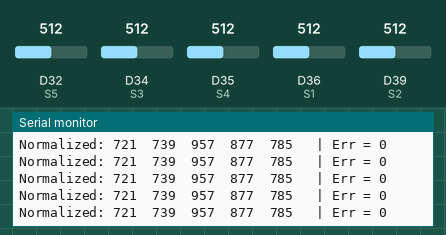
A sketch run on a simulated Arduino Due. Shown: the last lines printed to the serial monitor. The test bench sets the inputs (shaded band); at power-on: D32 (S5) = 512, D34 (S3) = 512, D35 (S4) = 512, D36 (S1) = 512, D39 (S2) = 512 (analog values on the 0–1023 scale).

Above: at 1.2 s.
1.3 s: D32 (S5) set to 716
At 1.32 s:
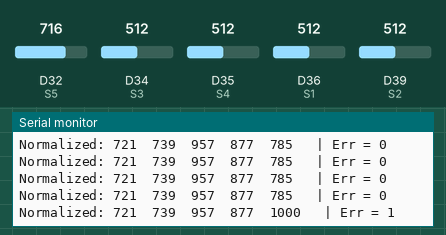
2.8 s: D34 (S3) set to 716
At 2.83 s:
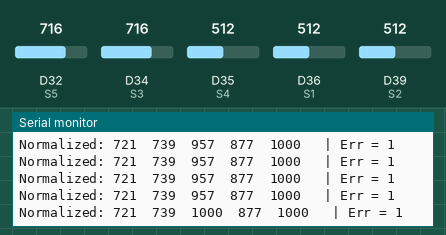
4.3 s: D35 (S4) set to 716
At 4.34 s:
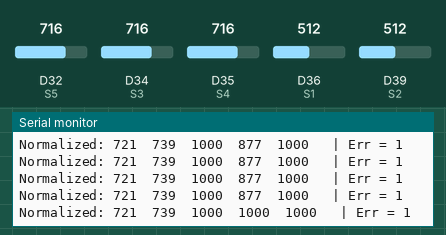
5.8 s: D36 (S1) set to 716
At 5.86 s:
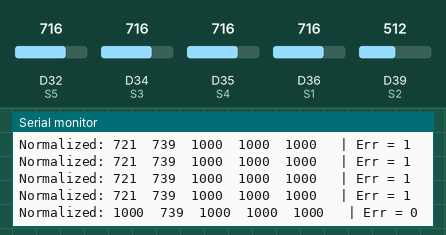
7.3 s: D39 (S2) set to 716
At 7.37 s:
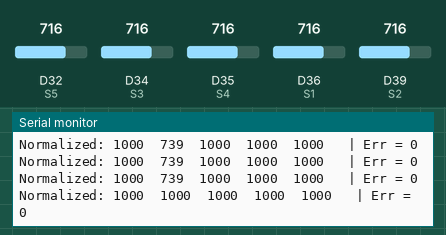
8.8 s: D32 (S5) set to 306
At 8.88 s:
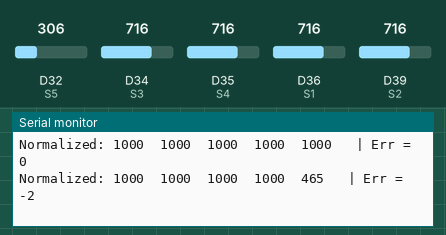
Timing chart, 0 to 11.3 s (numbered marks = the images above; inputs shaded):
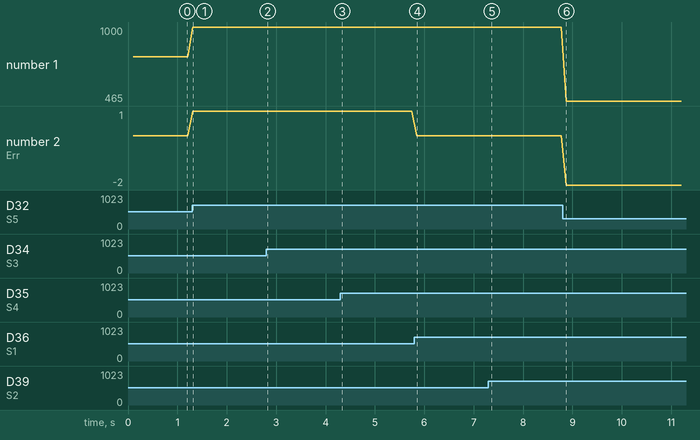

Measured:
- after the input at 1.3 s, the serial monitor: prints a new line at once (image 1)
- after the input at 2.8 s, the serial monitor: prints a new line at once (image 2)
- after the input at 4.3 s, the serial monitor: prints a new line at once (image 3)
- after the input at 5.8 s, the serial monitor: prints a new line after 0.05 s (image 4)
- after the input at 7.3 s, the serial monitor: prints a new line after 0.07 s (image 5)
- after the input at 8.8 s, the serial monitor: prints a new line after 0.08 s (image 6)
- plotted number 1: 785 → 1000 after the input at 1.3 s, 1000 → 465 after the input at 8.8 s
- plotted number 2: 0 → 1 after the input at 1.3 s, 1 → 0 after the input at 5.8 s, 0 → -2 after the input at 8.8 s

The sketch:

sensor_print.ino
```cpp
#define S1 36
#define S2 39
#define S3 34
#define S4 35
#define S5 32

// Giá trị calibration
int rawMin[5] = {44, 43, 34, 35, 28};
int rawMax[5] = {2821, 2753, 2138, 2328, 2600};

int weight[5] = {-20, -10, 0, 10, 20};

int clampMap(int x, int in_min, int in_max, int out_min, int out_max) {
  if (x <= in_min) return out_min;
  if (x >= in_max) return out_max;
  long v = (long)(x - in_min) * (out_max - out_min) / (in_max - in_min) + out_min;
  return (int)v;
}

int lineErr_Cal(int sensor[5]) {
    long sumWeight = 0;
    long sumValue = 0;

    for (int i = 0; i < 5; i++) {
        sumWeight += (long)sensor[i] * weight[i];
        sumValue  += sensor[i];
    }

    if (sumValue == 0) return 0; // tránh chia 0

    return sumWeight / sumValue;  // giá trị sai số nằm ~ [-2…2]
}


void setup() {
  Serial.begin(115200);
  analogReadResolution(12);
  Serial.println("=== TRCT5000 ===");
}


void loop() {
    static unsigned long lastTime = 0;

    if (millis() - lastTime >= 100) {
        int s[5];
        s[0] = analogRead(S1);
        s[1] = analogRead(S2);
        s[2] = analogRead(S3);
        s[3] = analogRead(S4);
        s[4] = analogRead(S5);

        int norm[5];
        for (int i = 0; i < 5; i++) {
            norm[i] = clampMap(s[i], rawMin[i], rawMax[i], 0, 1000);
        }

        // --- TÍNH SAI SỐ LINE ---
        int lineErr = lineErr_Cal(norm);

        // --- IN KẾT QUẢ ---
        Serial.print("Normalized: ");
        for (int i = 0; i < 5; i++) {
            Serial.print(norm[i]);
            Serial.print("\t");
        }

        Serial.print(" | Err = ");
        Serial.println(lineErr);

        lastTime = millis();
    }
}
```
